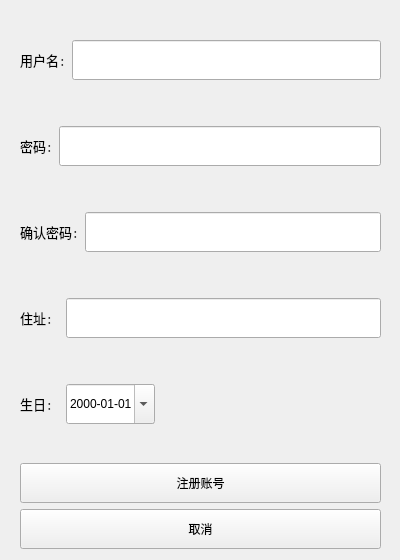
<?xml version="1.0" encoding="UTF-8"?>
<ui version="4.0">
 <class>VXSignUp</class>
 <widget class="QWidget" name="VXSignUp">
  <property name="geometry">
   <rect>
    <x>0</x>
    <y>0</y>
    <width>400</width>
    <height>560</height>
   </rect>
  </property>
  <property name="minimumSize">
   <size>
    <width>400</width>
    <height>560</height>
   </size>
  </property>
  <property name="sizeIncrement">
   <size>
    <width>400</width>
    <height>560</height>
   </size>
  </property>
  <property name="windowTitle">
   <string>Form</string>
  </property>
  <widget class="QWidget" name="layoutWidget">
   <property name="geometry">
    <rect>
     <x>0</x>
     <y>0</y>
     <width>401</width>
     <height>569</height>
    </rect>
   </property>
   <layout class="QVBoxLayout" name="verticalLayout">
    <property name="leftMargin">
     <number>20</number>
    </property>
    <property name="topMargin">
     <number>20</number>
    </property>
    <property name="rightMargin">
     <number>20</number>
    </property>
    <property name="bottomMargin">
     <number>20</number>
    </property>
    <item>
     <layout class="QHBoxLayout" name="horizontalLayout">
      <property name="topMargin">
       <number>20</number>
      </property>
      <property name="bottomMargin">
       <number>20</number>
      </property>
      <item>
       <widget class="QLabel" name="name_lab">
        <property name="font">
         <font>
          <family>Noto Sans Mono CJK SC</family>
          <pointsize>10</pointsize>
         </font>
        </property>
        <property name="text">
         <string>用户名:</string>
        </property>
       </widget>
      </item>
      <item>
       <widget class="QLineEdit" name="name_ldt">
        <property name="minimumSize">
         <size>
          <width>0</width>
          <height>40</height>
         </size>
        </property>
       </widget>
      </item>
     </layout>
    </item>
    <item>
     <layout class="QHBoxLayout" name="horizontalLayout_2">
      <property name="topMargin">
       <number>20</number>
      </property>
      <property name="bottomMargin">
       <number>20</number>
      </property>
      <item>
       <widget class="QLabel" name="mima_lab">
        <property name="font">
         <font>
          <family>Noto Sans Mono CJK SC</family>
          <pointsize>10</pointsize>
         </font>
        </property>
        <property name="text">
         <string>密码:</string>
        </property>
       </widget>
      </item>
      <item>
       <widget class="QLineEdit" name="mima_ldt">
        <property name="minimumSize">
         <size>
          <width>0</width>
          <height>40</height>
         </size>
        </property>
        <property name="echoMode">
         <enum>QLineEdit::Password</enum>
        </property>
       </widget>
      </item>
     </layout>
    </item>
    <item>
     <layout class="QHBoxLayout" name="horizontalLayout_3">
      <property name="topMargin">
       <number>20</number>
      </property>
      <property name="bottomMargin">
       <number>20</number>
      </property>
      <item>
       <widget class="QLabel" name="qvrf_lab">
        <property name="font">
         <font>
          <family>Noto Sans Mono CJK SC</family>
          <pointsize>10</pointsize>
         </font>
        </property>
        <property name="text">
         <string>确认密码:</string>
        </property>
       </widget>
      </item>
      <item>
       <widget class="QLineEdit" name="qvrf_ldt">
        <property name="minimumSize">
         <size>
          <width>0</width>
          <height>40</height>
         </size>
        </property>
        <property name="echoMode">
         <enum>QLineEdit::Password</enum>
        </property>
       </widget>
      </item>
     </layout>
    </item>
    <item>
     <layout class="QHBoxLayout" name="horizontalLayout_4">
      <property name="topMargin">
       <number>20</number>
      </property>
      <property name="bottomMargin">
       <number>20</number>
      </property>
      <item>
       <widget class="QLabel" name="location_lab">
        <property name="minimumSize">
         <size>
          <width>40</width>
          <height>0</height>
         </size>
        </property>
        <property name="font">
         <font>
          <family>Noto Sans Mono CJK SC</family>
          <pointsize>10</pointsize>
         </font>
        </property>
        <property name="text">
         <string>住址:</string>
        </property>
       </widget>
      </item>
      <item>
       <widget class="QLineEdit" name="location_ldt">
        <property name="minimumSize">
         <size>
          <width>0</width>
          <height>40</height>
         </size>
        </property>
       </widget>
      </item>
     </layout>
    </item>
    <item>
     <layout class="QHBoxLayout" name="horizontalLayout_5">
      <property name="topMargin">
       <number>20</number>
      </property>
      <property name="bottomMargin">
       <number>20</number>
      </property>
      <item>
       <widget class="QLabel" name="birth_lab">
        <property name="minimumSize">
         <size>
          <width>40</width>
          <height>0</height>
         </size>
        </property>
        <property name="font">
         <font>
          <family>Noto Sans Mono CJK SC</family>
          <pointsize>10</pointsize>
         </font>
        </property>
        <property name="text">
         <string>生日:</string>
        </property>
       </widget>
      </item>
      <item>
       <widget class="QDateEdit" name="dateEdit">
        <property name="minimumSize">
         <size>
          <width>0</width>
          <height>40</height>
         </size>
        </property>
        <property name="displayFormat">
         <string>yyyy-MM-dd</string>
        </property>
        <property name="calendarPopup">
         <bool>true</bool>
        </property>
       </widget>
      </item>
      <item>
       <spacer name="horizontalSpacer">
        <property name="orientation">
         <enum>Qt::Horizontal</enum>
        </property>
        <property name="sizeHint" stdset="0">
         <size>
          <width>40</width>
          <height>20</height>
         </size>
        </property>
       </spacer>
      </item>
     </layout>
    </item>
    <item>
     <spacer name="verticalSpacer">
      <property name="orientation">
       <enum>Qt::Vertical</enum>
      </property>
      <property name="sizeHint" stdset="0">
       <size>
        <width>20</width>
        <height>40</height>
       </size>
      </property>
     </spacer>
    </item>
    <item>
     <widget class="QPushButton" name="vuce_pbt">
      <property name="minimumSize">
       <size>
        <width>0</width>
        <height>40</height>
       </size>
      </property>
      <property name="maximumSize">
       <size>
        <width>16777215</width>
        <height>40</height>
       </size>
      </property>
      <property name="text">
       <string>注册账号</string>
      </property>
     </widget>
    </item>
    <item>
     <widget class="QPushButton" name="qvxc_pbt">
      <property name="minimumSize">
       <size>
        <width>0</width>
        <height>40</height>
       </size>
      </property>
      <property name="maximumSize">
       <size>
        <width>16777215</width>
        <height>40</height>
       </size>
      </property>
      <property name="text">
       <string>取消</string>
      </property>
     </widget>
    </item>
   </layout>
  </widget>
 </widget>
 <resources/>
 <connections/>
</ui>
